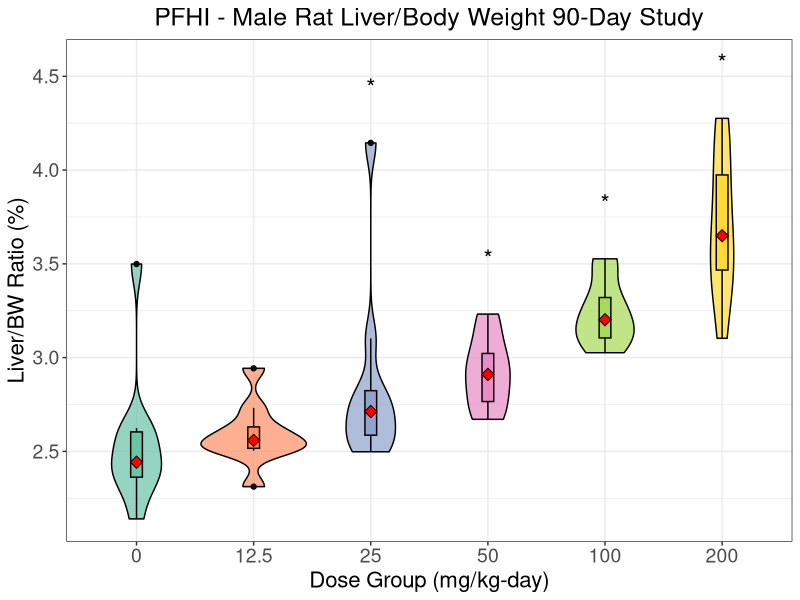
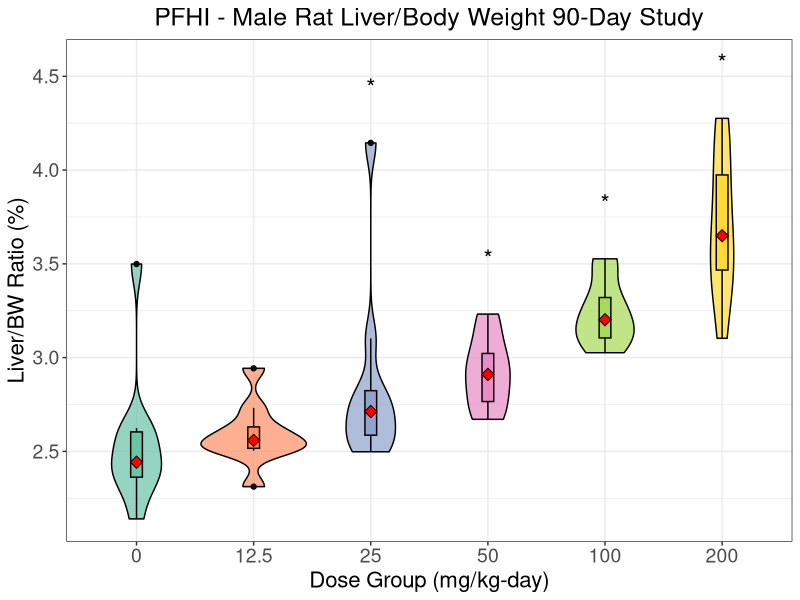

The R source for these figures, in order:
# 2/28/2025
# increase sizes of axis labels and plot title by modifying the theme's axis text and title, and centering the heading and increasing its font size

# Load required packages
library(ggplot2)
library(dplyr)
library(readxl)

PFHICo <- read_excel("OrganWeightsPFAS.xlsx", sheet='PFHI', na = c("", "NA")) 
View(PFHICo)
# Include only male (rows 61-120)
PFHICom <- PFHICo[-c(61:120),]
View(PFHICom)
# Ensure Group is treated as an ordered factor 
dose_levels <- c(0, 12.5, 25, 50, 100, 200) # Define correct dose order
PFHICom$Group <- factor(PFHICom$Group, levels = dose_levels, ordered = TRUE)

# Manually select 25,50,100 and 200 mg/kg-day groups
top_doses <- PFHICom %>%
  filter(Group %in% c(25,50,100,200)) %>% #select only 100 and 200 mg/kg-day
  group_by(Group) %>%
  summarise(max_LiverRel = max(LiverRel, na.rm = TRUE)) %>%
  # arrange(desc(max_LiverRel)) %>% # Sort by median values
  # slice(1:2) %>% # Select the two highest median values
  mutate(y_position = max_LiverRel + 0.2) # Adjust y-position for asterisk placement

#Get overall max LiverRel to set y-axis limits
y_max <- max(PFHICom$LiverRel + 0.3) #Increase spacing to avoiad cutoff


# Create the violin + box plot
LiverRel1m <- ggplot(PFHICom, aes(x = Group, y = LiverRel, fill = Group)) +
  geom_violin(trim = TRUE, alpha = 0.7, color = "black") + # Violin plot
  geom_boxplot(width = 0.1, color = "black", alpha = 0.9) + # Box plot
  
  # Ensure the median is properly displayed
  stat_summary(fun = median, geom = "point", shape = 23, size = 3, fill = "red") +
  
  # Add asterisks above the 100 and 200 mg/kg-day groups 
  geom_text(data = top_doses, aes(x = Group, y = y_position, label = "*"),
            size = 6, color = "black", vjust = -0.5) + #Move the asterisk up
  
  #Manually set y-axis limits to prevent asterisk cut-off
  ylim(NA, y_max) +
  
  labs(title = "PFHI - Male Rat Liver/Body Weight 90-Day Study",
       x = "Dose Group (mg/kg-day)", y = "Liver/BW Ratio (%)") +
  
  scale_fill_brewer(palette = "Set2", name = "Group") + # Colorful palette
  theme_bw() +
  theme(legend.position = "none") +
  theme(
    axis.text = element_text(size = 14), # increase tick label size
    axis.title = element_text(size = 16), # increase axis title size
    plot.title = element_text(size = 18, hjust = 0.5) # increase plot title size
  )

# Save the plot as a PNG file
ggsave(filename = "LiverRel1m.png", plot = LiverRel1m, width = 8, height = 6, dpi = 300)

# Display the plot
LiverRel1m